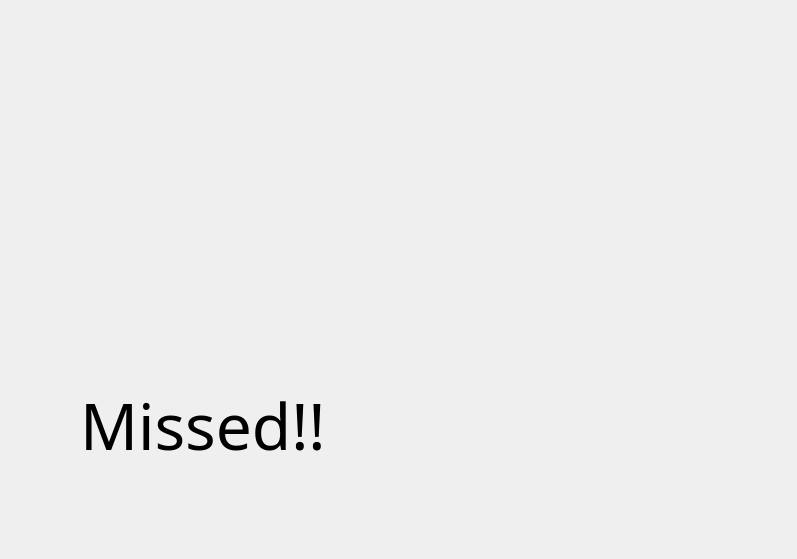
<?xml version="1.0" encoding="UTF-8"?>
<ui version="4.0">
 <class>Missed</class>
 <widget class="QWidget" name="Missed">
  <property name="geometry">
   <rect>
    <x>0</x>
    <y>0</y>
    <width>797</width>
    <height>559</height>
   </rect>
  </property>
  <property name="windowTitle">
   <string>Form</string>
  </property>
  <widget class="QLabel" name="label">
   <property name="geometry">
    <rect>
     <x>-40</x>
     <y>0</y>
     <width>831</width>
     <height>561</height>
    </rect>
   </property>
   <property name="text">
    <string/>
   </property>
   <property name="pixmap">
    <pixmap>images/missed.jpg</pixmap>
   </property>
   <property name="scaledContents">
    <bool>true</bool>
   </property>
  </widget>
  <widget class="QLabel" name="label_2">
   <property name="geometry">
    <rect>
     <x>80</x>
     <y>280</y>
     <width>831</width>
     <height>291</height>
    </rect>
   </property>
   <property name="font">
    <font>
     <family>Segoe Script</family>
     <pointsize>72</pointsize>
    </font>
   </property>
   <property name="text">
    <string>&lt;html&gt;&lt;head/&gt;&lt;body&gt;&lt;p&gt;&lt;span style=&quot; font-size:48pt;&quot;&gt;Missed!!&lt;/span&gt;&lt;/p&gt;&lt;/body&gt;&lt;/html&gt;</string>
   </property>
   <property name="scaledContents">
    <bool>false</bool>
   </property>
  </widget>
 </widget>
 <resources/>
 <connections/>
</ui>
